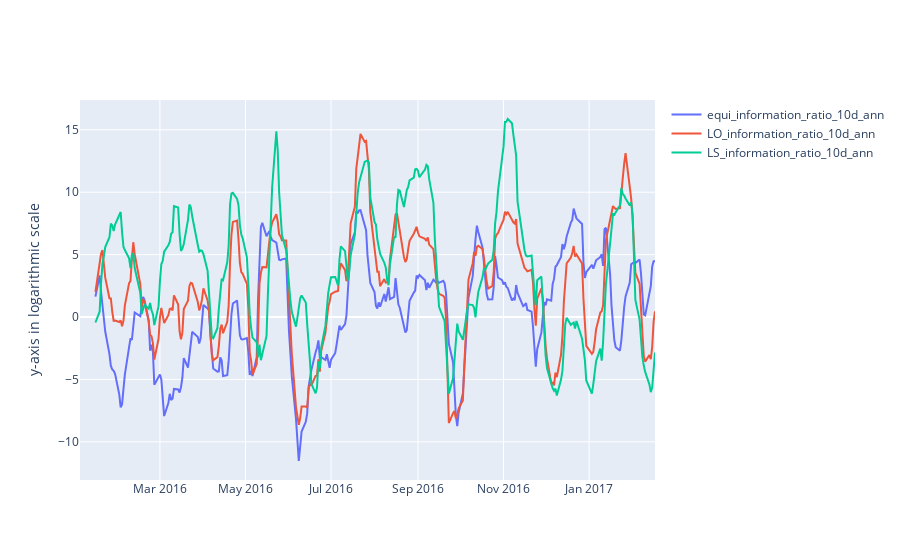

The notebook cell saved with this chart:
### Code cell
alpha=0.4
fig = go.Figure()
for i in ['equi', 'LO', 'LS']:
    for col in [str(i)+'_information_ratio_10d_ann']:
        df2 = df_ptf.loc[:,['date', col]]
        df2 = df2.set_index('date')
        df2 = df2.ewm(alpha=alpha).mean()
        fig.add_traces(go.Scatter(x=df2.index, y=df2[col], mode='lines', name = col))
        fig.update_yaxes(title_text="y-axis in logarithmic scale")

fig.show()

### Figure 1 — Plotly figure (JSON) as saved in the notebook; plotly's stock layout.template omitted (floating-point values rounded to 4 significant figures; data arrays with more than 128 entries replaced by an {"elided": "..."} marker saying what was removed)
{"data": [{"mode": "lines", "name": "equi_information_ratio_10d_ann", "type": "scatter", "x": {"elided": "290 str values"}, "y": {"elided": "290 float values"}}, {"mode": "lines", "name": "LO_information_ratio_10d_ann", "type": "scatter", "x": {"elided": "290 str values"}, "y": {"elided": "290 float values"}}, {"mode": "lines", "name": "LS_information_ratio_10d_ann", "type": "scatter", "x": {"elided": "290 str values"}, "y": {"elided": "290 float values"}}], "layout": {"yaxis": {"title": {"text": "y-axis in logarithmic scale"}}}}
